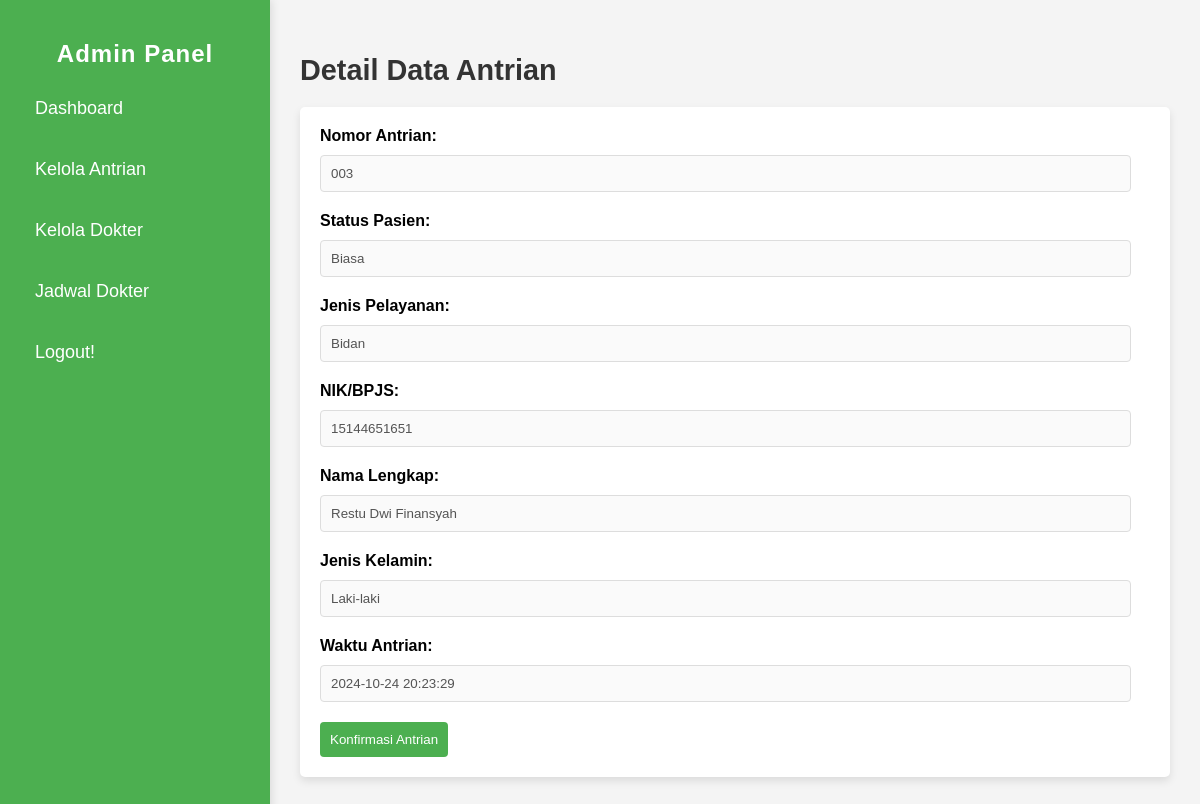
Screenshot of /detailAntrian.php?na=003 (signed in) with the database file from the repository.
### tables this page shows
CREATE TABLE `antrian` (
  `nomor_antrian` varchar(50) NOT NULL DEFAULT '',
  `status_pasien` varchar(50) DEFAULT NULL,
  `nikbpjs` varchar(50) DEFAULT NULL,
  `nama` varchar(50) DEFAULT NULL,
  `jenis_kelamin` varchar(20) DEFAULT NULL,
  `jenis_pelayanan` varchar(50) DEFAULT NULL,
  `status_antrian` int(11) DEFAULT NULL,
  `created_at` datetime NOT NULL DEFAULT current_timestamp()
);

### detailAntrian.php (the view, shortened to what this page needs)
<?php
require_once "database/koneksi.php";
$na = $_GET["na"];
$result = mysqli_query($koneksi,"SELECT * FROM antrian WHERE nomor_antrian = '$na'");
$data = mysqli_fetch_assoc($result);
?>
<!DOCTYPE html>
<html lang="en">
<head>
    <link rel="stylesheet" href="css/dashboard.css">
    <link rel="stylesheet" href="library/sweetalert2/sweetalert2.min.css">
</head>
<body>
    <aside class="sidebar">
        <h2>Admin Panel</h2>
        <ul>
            <li><a href="dashboard.php">Dashboard</a></li>
            <li><a href="kelolaAntrian.php">Kelola Antrian</a></li>
            <li><a href="kelolaDokter.php">Kelola Dokter</a></li>
            <li><a href="jadwalDokter.php">Jadwal Dokter</a></li>
            <li><a href="logout.php">Logout!</a></li>
        </ul>
    </aside>
    <div class="main-content">
        <h2>Detail Data Antrian</h2>
        <form action="" method="post">
            <div class="form-group">
                <label for="nomorAntrian">Nomor Antrian:</label>
                <input type="number" id="nomorAntrian" name="nomorAntrian" value="<?=$data["nomor_antrian"]?>" disabled>
            </div>
            <div class="form-group">
                <label for="status_pasien">Status Pasien:</label>
                <input type="text" id="status_pasien" name="status_pasien" value="<?=$data["status_pasien"]?>" disabled>
            </div>
            <div class="form-group">
                <label for="jenis_pelayanan">Jenis Pelayanan:</label>
                <input type="text" id="jenis_pelayanan" name="jenis_pelayanan" value="<?=$data["jenis_pelayanan"]?>" disabled>
            </div>
            <div class="form-group">
                <label for="nik">NIK/BPJS:</label>
                <input type="text" id="nik" name="nik" value="<?=$data["nikbpjs"]?>" disabled>
            </div>
            <div class="form-group">
                <label for="namaLengkap">Nama Lengkap:</label>
                <input type="text" id="namaLengkap" name="namaLengkap" value="<?=$data["nama"]?>" disabled>
            </div>
            <div class="form-group">
                <label for="jenis_kelamin">Jenis Kelamin:</label>
                <input type="text" id="jenis_kelamin" name="jenis_kelamin" value="<?=$data["jenis_kelamin"]?>" disabled>
            </div>
            <div class="form-group">
                <label for="created_at">Waktu Antrian:</label>
                <input type="text" id="created_at" name="created_at" value="<?=$data["created_at"]?>" disabled>
            </div>
             <?php
if(isset($data["status_antrian"])) {
    if($data["status_antrian"] == 0){
        ?>
        <button type="submit" onclick="return confirm('Konfirmasi Antrian?')" name="proses">Konfirmasi Antrian</button>
        <?php
    } else {
        ?>
        <button type="button">Sudah Dikonfirmasi</button>
        <?php
    }
}
?>
        </form>
    </div>
</body>
</html>

### css/dashboard.css (style rules this page uses)
body { font-family: Arial, sans-serif; margin: 0; padding: 0; display: flex; background-color: #f4f4f4; }
.sidebar { width: 230px; background-color: #4caf50; padding: 20px; height: 100vh; color: white; position: fixed; left: 0; top: 0; box-shadow: 2px 0 8px rgba(0, 0, 0, 0.1); }
.sidebar h2 { text-align: center; margin-bottom: 20px; font-size: 1.5rem; letter-spacing: 1px; }
.sidebar ul { list-style-type: none; padding: 0; }
.sidebar ul li { margin-bottom: 20px; transition: transform 0.2s ease-in-out; }
.sidebar ul li a { color: white; text-decoration: none; font-size: 18px; display: block; padding: 10px 15px; border-radius: 5px; transition: background-color 0.3s; }
.main-content { margin-left: 270px; padding: 30px; width: calc(100% - 270px); background-color: #f4f4f4; }
.main-content h2 { margin-bottom: 20px; color: #333333; font-size: 1.8rem; font-weight: bold; }

### detailAntrian.php (style rules this page uses)
form { background-color: white; padding: 20px; border-radius: 5px; box-shadow: 0px 4px 8px rgba(0, 0, 0, 0.1); }
label { display: block; margin-bottom: 10px; font-weight: bold; }
.form-group { margin-bottom: 20px; }
.form-group input[type="text"], .form-group input[type="number"], .form-group select { width: 95%; padding: 10px; border: 1px solid #ddd; border-radius: 4px; }
button { background-color: #4caf50; color: white; padding: 10px; border: none; border-radius: 4px; cursor: pointer; }

### rows the page displays
antrian: nomorAntrian "003", status_pasien "Biasa", jenis_pelayanan "Bidan", nik "15144651651", namaLengkap "Restu Dwi Finansyah", jenis_kelamin "Laki-laki", created_at "2024-10-24 20:23:29"
